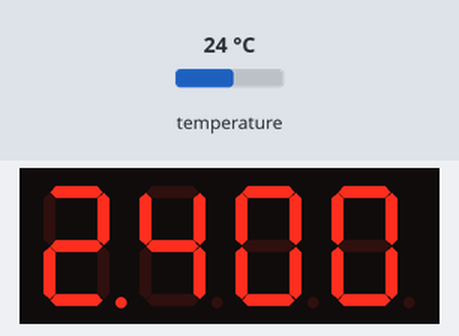
The sketch below on a simulated Arduino Nano, built with avr-gcc and run on an emulated ATmega328P. Shown: 4-digit seven-segment display. Inputs (shaded band) come from the test bench; at power-on: temperature 24 °C. The local clock reads 2024-03-15 10:24:30 at power-on unless the sketch sets it.

Above: at 3.3 s.
3.4 s: temperature set to 12 °C
At 10.8 s:
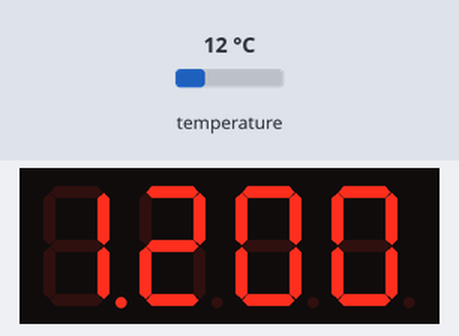
11.8 s: temperature set to 19 °C
At 13.2 s:
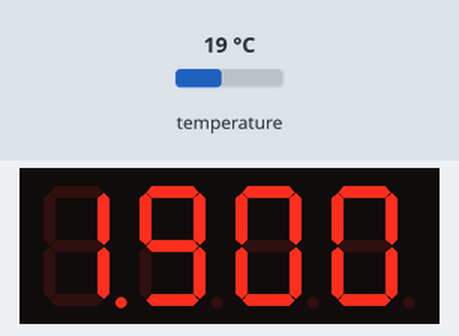
17.8 s: temperature set to 28 °C
At 20.5 s:
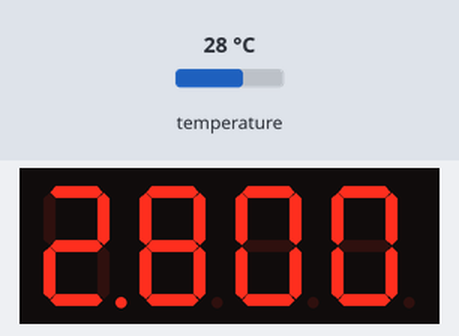
Timing chart, 0 to 22.0 s (numbered marks = the images above; inputs shaded):
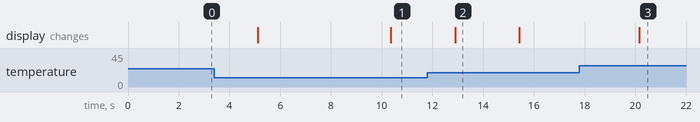

Measured:
- after the input at 3.4 s, the display: first differs from a run without the input after 7.0 s (image 1)
- after the input at 11.8 s, the display: changes after 1.1 s (image 2)
- after the input at 17.8 s, the display: changes after 2.4 s (image 3)
- what the display in image 2 shows lasts 2.5 s, from 12.9 s to 15.4 s

The sketch:

nano_ds3231_tm1637_clock.ino
```cpp
// Arduino sketch that reads time and temperature from a DS3231 RTC and displays the time on a TM1637 4-digit display, briefly showing temperature periodically; includes an optional RTC time-set line.
//
// Full tutorial: https://shillehtek.com/blogs/news/arduino-nano-ds3231-tm1637-drift-free-alarm-clock
// Parts used: https://shillehtek.com/products/4-bits-tm1637-red-led-display-module-clock
//             https://shillehtek.com/products/arduino-nano-v3-presoldered-ch340g-atmega328p
//             https://shillehtek.com/products/ds3231-at24c32-iic-module-precision-rtc-module-with-cr2032-battery
// More examples: https://github.com/shillehbean/shillehtek-examples
//

#include <Wire.h>
#include <RtcDS3231.h>
#include <TM1637Display.h>

#define CLK 2
#define DIO 3
TM1637Display disp(CLK, DIO);
RtcDS3231<TwoWire> rtc(Wire);

void setup() {
  disp.setBrightness(0x0a);
  rtc.Begin();
  // Uncomment to set time once:
  // rtc.SetDateTime(RtcDateTime(__DATE__, __TIME__));
}

void loop() {
  RtcDateTime now = rtc.GetDateTime();
  int hhmm = now.Hour() * 100 + now.Minute();
  disp.showNumberDecEx(hhmm, 0x40, true);   // colon ON

  if ((millis() / 5000) % 2 == 0) {
    // every 10 seconds, briefly show temp
    int tempC = rtc.GetTemperature().AsFloatDegC();
    disp.showNumberDecEx(tempC * 100 + 0, 0x80);
    delay(2000);
  }
  delay(500);
}
```
